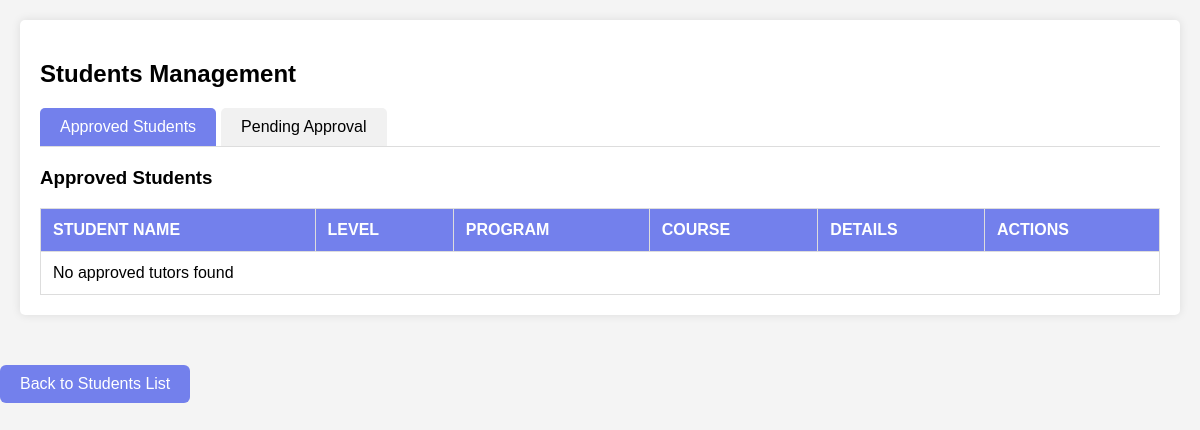
Page /student_action.php on the earlier database version.
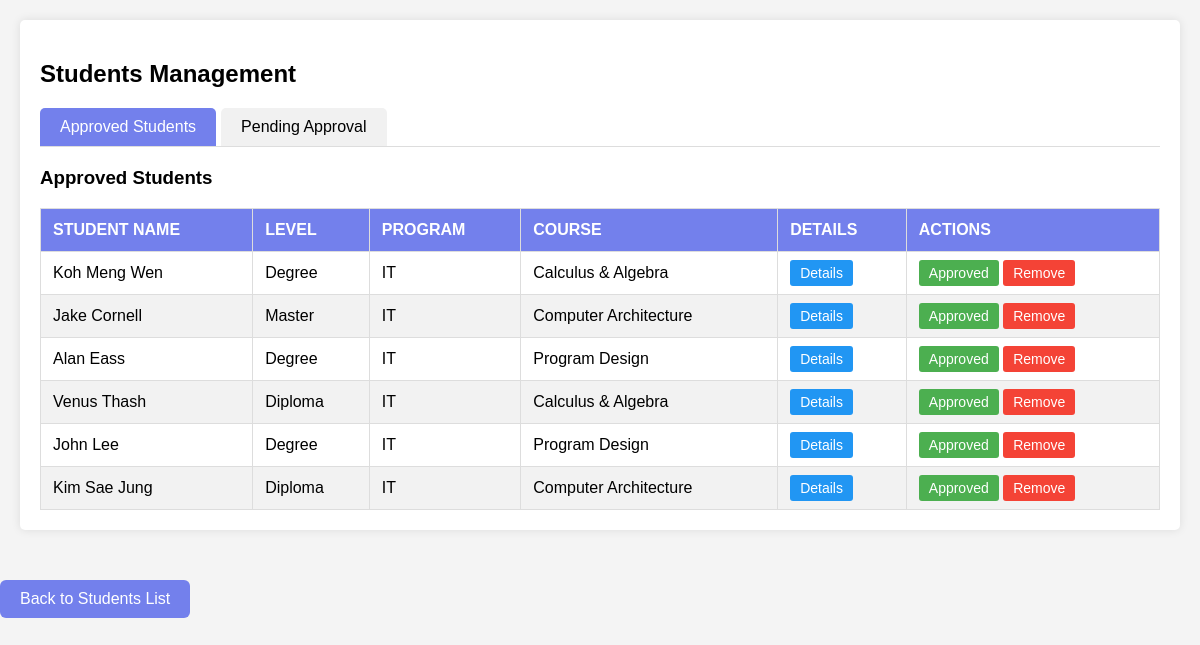
Same page on the later database version.
### tables this page shows
CREATE TABLE `students` (
  `id` int(11) NOT NULL,
  `student_name` varchar(100) NOT NULL,
  `level` enum('Foundation','Diploma','Degree','Master') NOT NULL,
  `program` varchar(50) DEFAULT 'IT',
  `course` enum('Program Design','Calculus & Algebra','Operating Systems','Computer Architecture','Database Systems','Mathematical & Statistical Techniques') NOT NULL,
  `status` enum('pending','approved','rejected') DEFAULT 'pending',
  `actions` varchar(255) DEFAULT NULL,
  `created_at` timestamp NOT NULL DEFAULT current_timestamp(),
  `updated_at` timestamp NOT NULL DEFAULT current_timestamp() ON UPDATE current_timestamp()
);

### student_action.php (the view, shortened to what this page needs)
<?php
$servername = "localhost";
$username = "root";
$password = "";
$dbname = "peer_tutoring_platform";
$conn = new mysqli($servername, $username, $password, $dbname);
?>
<!DOCTYPE html>
<html lang="en">
<head>
</head>
<body>
    <div class="current_students">
        <h2>Students Management</h2>
        <div class="tab-container">
            <div class="tab active" onclick="showTab('approved')">Approved Students</div>
            <div class="tab" onclick="showTab('pending')">Pending Approval</div>
        </div>
        <div id="approved-tab" class="tab-content active">
            <h3>Approved Students</h3>
            <table>
                <thead>
                    <tr>
                        <th>STUDENT NAME</th>
                        <th>LEVEL</th>
                        <th>PROGRAM</th>
                        <th>COURSE</th>
                        <th>DETAILS</th>
                        <th>ACTIONS</th>
                    </tr>
                </thead>
                <tbody>
                    <?php
                    $sql = "SELECT * FROM students WHERE status = 'approved'";
                    $result = $conn->query($sql);
                    if ($result && $result->num_rows > 0) {
                        while($row = $result->fetch_assoc()) {
                            echo "<tr>
                                <td>".htmlspecialchars($row["student_name"])."</td>
                                <td>".htmlspecialchars($row["level"])."</td>
                                <td>".htmlspecialchars($row["program"])."</td>
                                <td>".htmlspecialchars($row["course"])."</td>
                                <td><a href='student_details.php?id=".$row["id"]."' class='details-btn'>Details</a></td>
                                <td>
                                    <span class='status-badge'>Approved</span>
                                    <a href='student_action.php?id=".$row["id"]."&action=reject' class='reject-btn'>Remove</a>
                                </td>
                            </tr>";
                        }
                    } else {
                        echo "<tr><td colspan='6'>No approved tutors found</td></tr>";
                    }
                    ?>
                </tbody>
            </table>
        </div>
    </div>
</body>
            <a href="admin_student.php" class="back-btn">
                Back to Students List
            </a>
</html>

Differences in the rows shown:
now on this page (row edited): students: student_name "Koh Meng Wen", level "Degree", program "IT", course "Calculus & Algebra"
now on this page (row edited): students: student_name "Jake Cornell", level "Master", program "IT", course "Computer Architecture"
now on this page (row edited): students: student_name "Alan Eass", level "Degree", program "IT", course "Program Design"
now on this page (row edited): students: student_name "Venus Thash", level "Diploma", program "IT", course "Calculus & Algebra"
added students: student_name "John Lee", level "Degree", program "IT", course "Program Design"
added students: student_name "Kim Sae Jung", level "Diploma", program "IT", course "Computer Architecture"
Other differences:
text no longer shown: "No approved tutors found"
